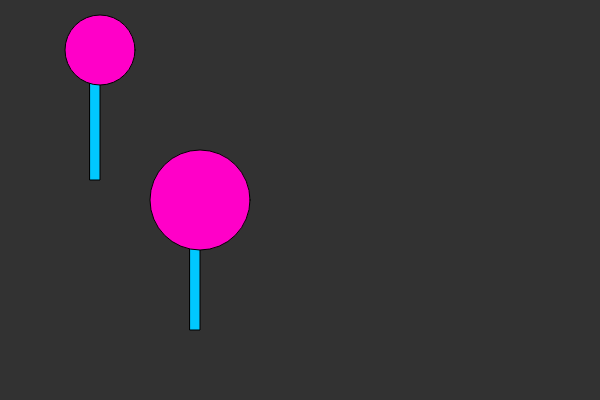
Frame 1 (no input)
Frame 60 (no input): identical to frame 1, image omitted
Frame 120 (the mouse pressed at the canvas centre since frame 60): identical to frame 1, image omitted

The p5.js sketch that drew this single still picture (run headless with seeded random() and noise() and a simulated clock; from frame 60 on, the mouse is pressed at the canvas centre):

// p5.js sketch
// ── sketch.js
function setup() {
  createCanvas(600, 400);
}

function draw() {
  background(50);

  lollipop(200,200,100);
  lollipop(100,50,70);

}

function lollipop(x,y,diameter){
  fill(0,200,255);
  rect(x-10,y,10,130)

  fill(255,0,200);
  ellipse(x,y,diameter,diameter);
}
